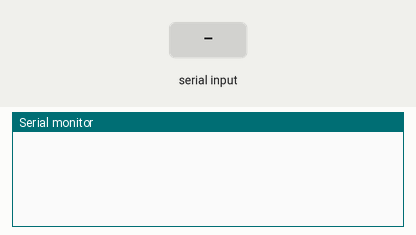
Simulated run of this sketch. Board: Arduino Leonardo, built with avr-gcc and run on an emulated ATmega32U4. Shown: the last lines printed to the serial monitor. Inputs (shaded band) come from the test bench.

Above: at 1.2 s.
1.3 s: "A" received over Serial
At 1.7 s:
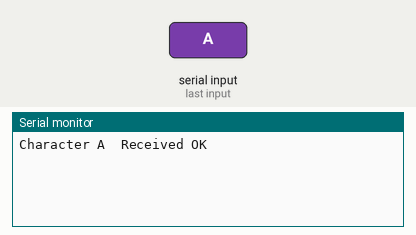
2.8 s: "B" received over Serial
At 4.0 s:
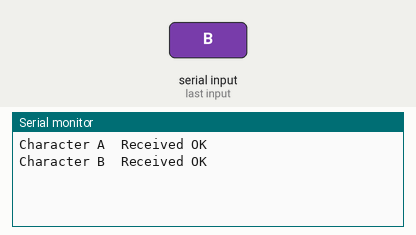
4.3 s: "C" received over Serial
At 5.2 s:
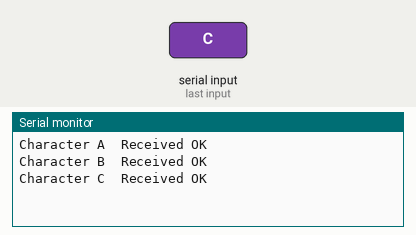
5.8 s: "1" received over Serial
At 6.4 s:
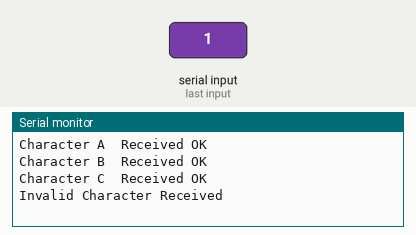

The sketch:

arduino-receive-echo-to-pc.ino
```cpp
void setup()
{
  Serial.begin(9600); // Start serial communication at 9600 baud

  while (!Serial) { ; } // Wait for serial port to connect (for Leonardo/Micro/Zero)

}

void loop()
{
   if (Serial.available() > 0)
   {

    char ReceivedChar = Serial.read();//Read data in the Buffer

    switch(ReceivedChar)
    {
      case 'A' : Serial.println("Character A  Received OK");break;
      case 'B' : Serial.println("Character B  Received OK");break;
      case 'C' : Serial.println("Character C  Received OK");break;
      default  : Serial.println("Invalid Character Received");

    }
    delay(500);

   }
}
```

Measured:
- after the input at 1.3 s, the serial monitor: prints a new line at once (image 1)
- after the input at 2.8 s, the serial monitor: prints a new line at once (image 2)
- after the input at 4.3 s, the serial monitor: prints a new line at once (image 3)
- after the input at 5.8 s, the serial monitor: prints a new line at once (image 4)
